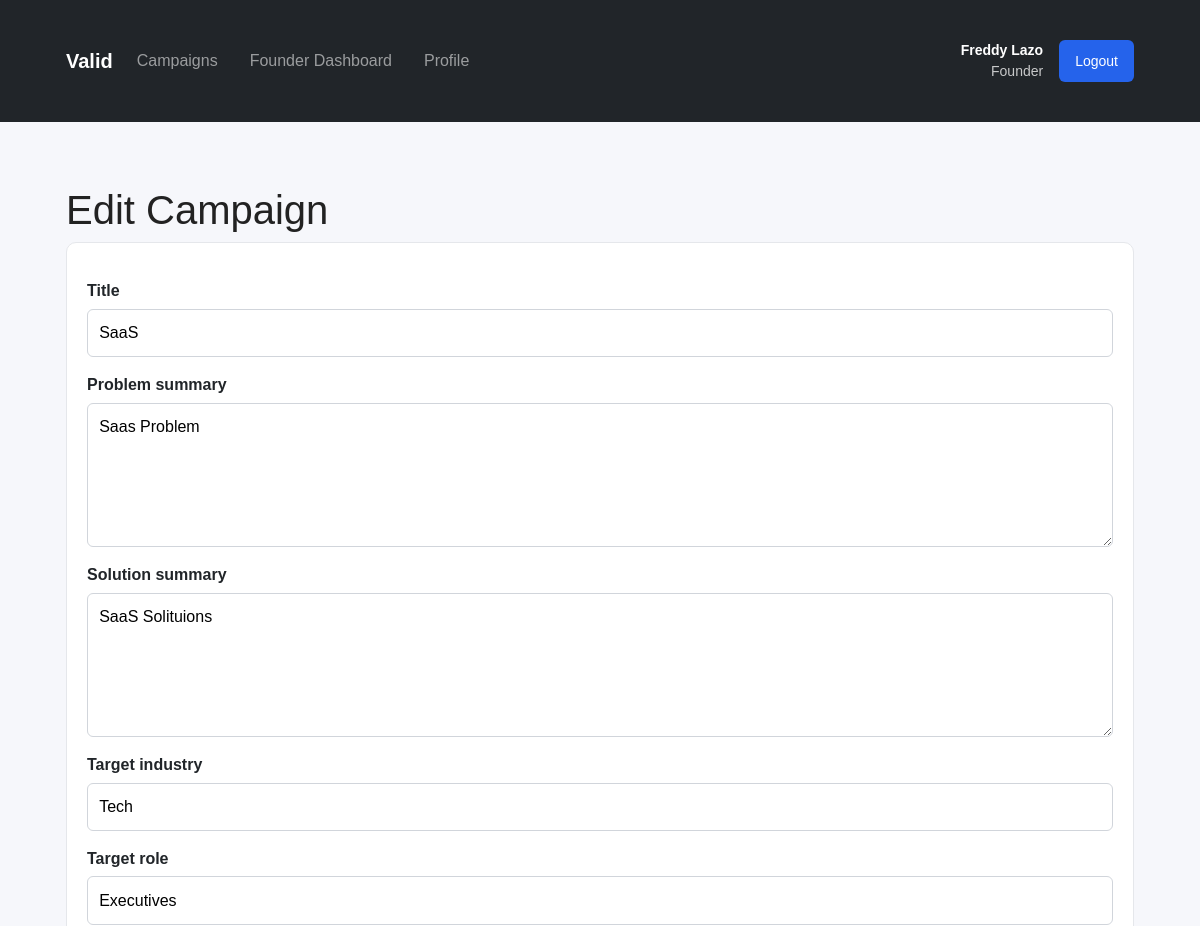
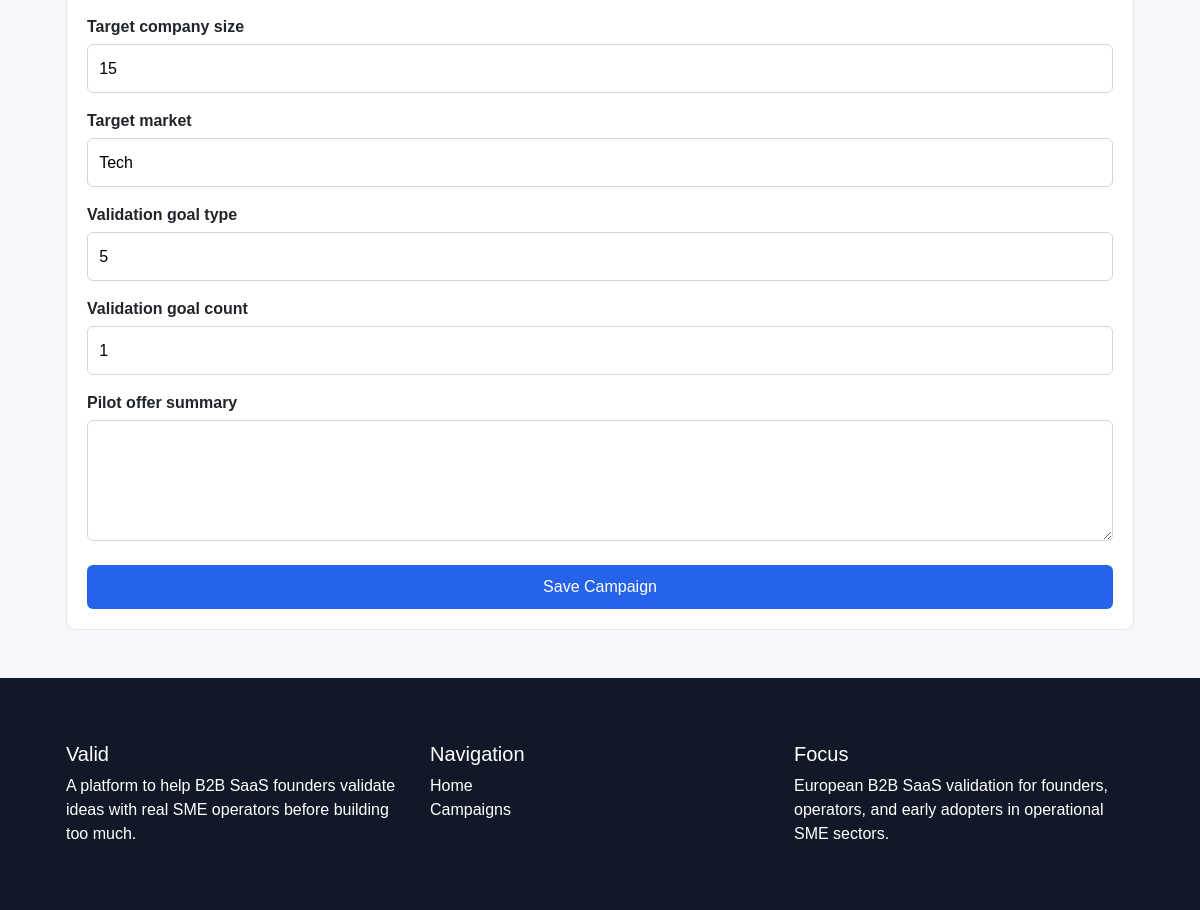
Screenshot of /valid/founder/campaigns/2/edit/ (signed in) with the database file from the repository (2 pictures, top to bottom).
### account/models.py (models this page shows, shortened)
class Profile(models.Model):
    user = models.OneToOneField(
        settings.AUTH_USER_MODEL,
        on_delete=models.CASCADE,
        related_name="profile",
    )
    role = models.CharField(max_length=20, choices=UserRole.choices)
    company_name = models.CharField(max_length=255, blank=True)
    industry = models.CharField(max_length=100, blank=True)
    country = models.CharField(max_length=100, blank=True)
    company_size = models.CharField(max_length=50, blank=True)
    job_title = models.CharField(max_length=100, blank=True)
    pain_points = models.TextField(blank=True)

### campaign/models.py (models this page shows, shortened)
class Campaign(models.Model):
    founder = models.ForeignKey(
        settings.AUTH_USER_MODEL,
        on_delete=models.CASCADE,
        related_name="campaigns",
    )
    title = models.CharField(max_length=255)
    problem_summary = models.TextField()
    solution_summary = models.TextField()
    target_industry = models.CharField(max_length=100)
    target_role = models.CharField(max_length=100)
    target_company_size = models.CharField(max_length=50)
    target_market = models.CharField(max_length=100, blank=True)
    validation_goal_type = models.CharField(max_length=50)
    validation_goal_count = models.PositiveIntegerField(default=1)
    pilot_offer_summary = models.TextField(blank=True)
    status = models.CharField(
        max_length=20,
        choices=CampaignStatus.choices,
        default=CampaignStatus.PENDING_REVIEW,
    )
    created_at = models.DateTimeField(auto_now_add=True)
    updated_at = models.DateTimeField(auto_now=True)
    class Meta:
        ordering = ["-created_at"]

### campaign/views.py (the view)
# urls.py: path("founder/campaigns/<int:campaign_id>/edit/", founder_campaign_update, name="founder_campaign_update"),
@login_required
def founder_campaign_update(request, campaign_id):
    if not is_founder(request.user):
        return HttpResponseForbidden("Only founders can access this page.")
    campaign = get_object_or_404(Campaign, id=campaign_id, founder=request.user)
    if request.method == "POST":
        form = CampaignForm(request.POST, instance=campaign)
        if form.is_valid():
            updated_campaign = form.save(commit=False)
            if updated_campaign.status in [
                CampaignStatus.REJECTED,
                CampaignStatus.LIVE,
                CampaignStatus.COMPLETED,
            ]:
                updated_campaign.status = CampaignStatus.PENDING_REVIEW
            updated_campaign.save()
            messages.success(request, "Campaign updated successfully.")
            return redirect("founder_campaign_list")
    else:
        form = CampaignForm(instance=campaign)
    return render(
        request,
        "campaign/founder/campaign_form.html",
        {
            "form": form,
            "campaign": campaign,
            "page_title": "Edit Campaign",
        },
    )

### campaign/forms.py
class CampaignForm(forms.ModelForm):
    class Meta:
        model = Campaign
        fields = [
            "title",
            "problem_summary",
            "solution_summary",
            "target_industry",
            "target_role",
            "target_company_size",
            "target_market",
            "validation_goal_type",
            "validation_goal_count",
            "pilot_offer_summary",
        ]
        widgets = {
            "problem_summary": forms.Textarea(attrs={"rows": 5}),
            "solution_summary": forms.Textarea(attrs={"rows": 5}),
            "pilot_offer_summary": forms.Textarea(attrs={"rows": 4}),
        }

### campaign/views.py (called while the page is built)
def is_founder(user):
    return (
        user.is_authenticated
        and hasattr(user, "profile")
        and user.profile.role == "founder"
    )

### campaign/templates/campaign/founder/campaign_form.html (shortened to what this page needs)
{% extends "campaign/base.html" %}
{% block content %}
<div class="container">
    <h1>{{ page_title }}</h1>
    <form method="post" class="card">
        {% for field in form %}
            <label for="{{ field.id_for_label }}">{{ field.label }}</label>
            {{ field }}
        {% endfor %}
        <br>
        <button class="btn" type="submit">Save Campaign</button>
    </form>
</div>
{% endblock %}

### campaign/templates/campaign/base.html (shortened to what this page needs)
{% load static %}
<!DOCTYPE html>
<html lang="en">
<head>
    <link
        href="https://cdn.jsdelivr.net/npm/bootstrap@5.3.3/dist/css/bootstrap.min.css"
        rel="stylesheet">
    <link href="{% static "css/valid.css" %}" rel="stylesheet">
</head>
<body >
<nav class="navbar navbar-expand-lg navbar-dark bg-dark sticky-top">
    <div class="container">
        <a class="navbar-brand fw-bold" href="{% url 'home' %}">Valid</a>
        <div class="collapse navbar-collapse" id="mainNav">
            <ul class="navbar-nav me-auto mb-2 mb-lg-0">
                <li class="nav-item">
                    <a class="nav-link" href="{% url 'campaign_list' %}">Campaigns</a>
                </li>
                {% if user.is_authenticated %}
                    {% if user.profile.role == 'founder' %}
                        <li class="nav-item">
                            <a class="nav-link" href="{% url 'founder_dashboard' %}">Founder Dashboard</a>
                        </li>
                    {% elif user.profile.role == 'sme' %}
                        <li class="nav-item">
                            <a class="nav-link" href="{% url 'sme_dashboard' %}">SME Dashboard</a>
                        </li>
                    {% endif %}
                    <li class="nav-item">
                        <a class="nav-link" href="{% url 'profile' %}">Profile</a>
                    </li>
                {% endif %}
            </ul>
            <div class="d-flex align-items-center gap-3">
                {% if user.is_authenticated %}
                    <div class="text-white small text-end">
                        <div class="fw-semibold">
                            {{ user.first_name|default:user.username }} {{ user.last_name }}
                        </div>
                        <div class="opacity-75">
                            {{ user.profile.role|title }}
                        </div>
                    </div>
                    <form method="post" action="{% url 'logout' %}">
                        <button class="btn btn-outline-light btn-sm" type="submit">Logout</button>
                    </form>
                {% else %}
                    <a class="btn btn-outline-light btn-sm" href="{% url 'login' %}">Login</a>
                    <a class="btn btn-light btn-sm" href="{% url 'signup' %}">Sign Up</a>
                {% endif %}
            </div>
        </div>
    </div>
</nav>
<main class="flex-fill">
</main>
{% block content %}{% endblock %}
<footer class="footer">
    <div class="container">
        <div class="row g-4">
            <div class="col-md-4">
                <h5>Valid</h5>
                <p class="mb-0">
                    A platform to help B2B SaaS founders validate ideas with real SME operators before building too much.
                </p>
            </div>
            <div class="col-md-4">
                <h5>Navigation</h5>
                <ul class="list-unstyled">
                    <li><a class="text-white text-decoration-none" href="{% url 'home' %}">Home</a></li>
                    <li><a class="text-white text-decoration-none" href="{% url 'campaign_list' %}">Campaigns</a></li>
                </ul>
            </div>
            <div class="col-md-4">
                <h5>Focus</h5>
                <p class="mb-0">
                    European B2B SaaS validation for founders, operators, and early adopters in operational SME sectors.
                </p>
            </div>
        </div>
    </div>
</footer>
</body>
</html>

### campaign/static/css/valid.css (style rules this page uses)
body { font-family: Arial, sans-serif; display: flex; flex-direction: column; background: #f6f7fb; margin: 0; color: #222; min-height: 100vh; }
nav { background: #111827; padding: 1rem 2rem; }
nav a { color: #fff; text-decoration: none; margin-right: 1rem; }
.container { max-width: 1100px; margin: 2rem auto; padding: 0 1rem; }
.card { background: white; border: 1px solid #e5e7eb; border-radius: 10px; padding: 1.25rem; margin-bottom: 1rem; }
.btn { display: inline-block; padding: 0.65rem 1rem; background: #2563eb; color: white; text-decoration: none; border-radius: 6px; border: none; cursor: pointer; }
label { display: block; margin-top: 1rem; font-weight: bold; }
input, textarea, select { width: 100%; padding: 0.7rem; margin-top: 0.35rem; border: 1px solid #d1d5db; border-radius: 6px; box-sizing: border-box; }
.footer { background-color: #111827; color: white; padding: 2rem 0; margin-top: auto; }

### rows the page displays
Campaign: form "SaaS" "Saas Problem" "SaaS Solituions" "Tech" "Executives" "15" "Tech" "5" "1"

### other values shown
{{ user.first_name|default:user.username }} "Freddy"
{{ user.last_name }} "Lazo"
{{ user.profile.role|title }} "Founder"
{{ page_title }} "Edit Campaign"
{{ field.label }} "Title" "Problem summary" "Solution summary" "Target industry" "Target role" "Target company size" "Target market" "Validation goal type" "Validation goal count" "Pilot offer summary"
